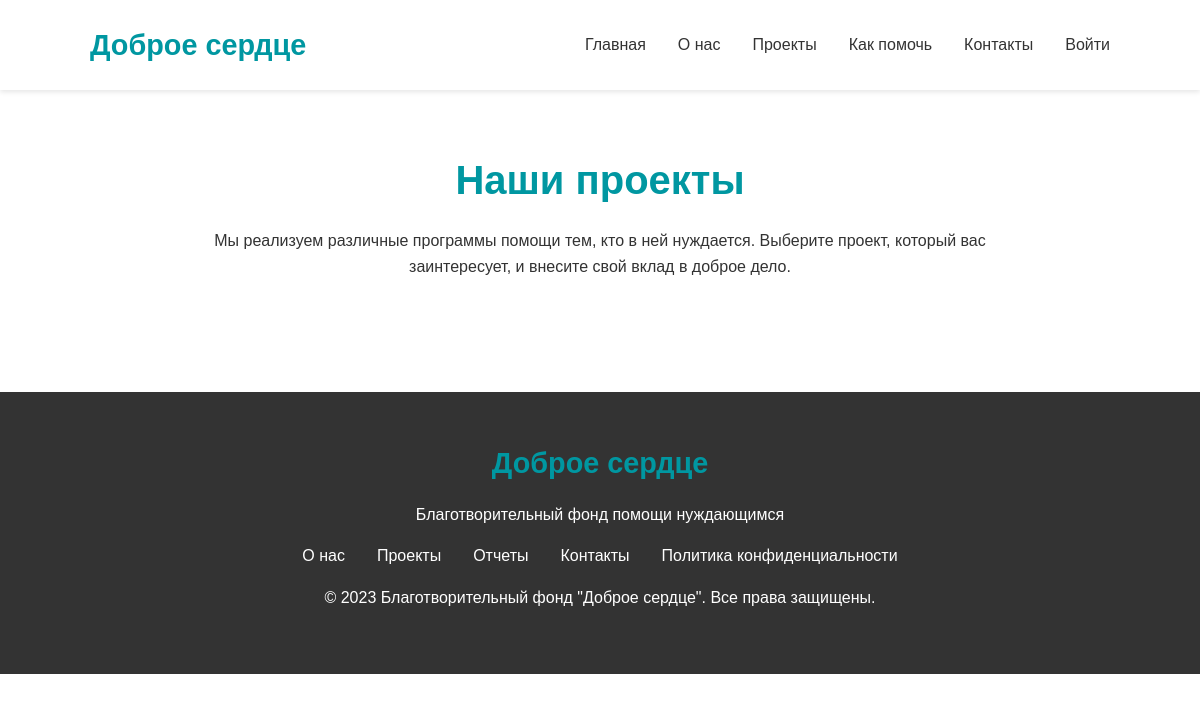
Before: /projects.php with the older database file.
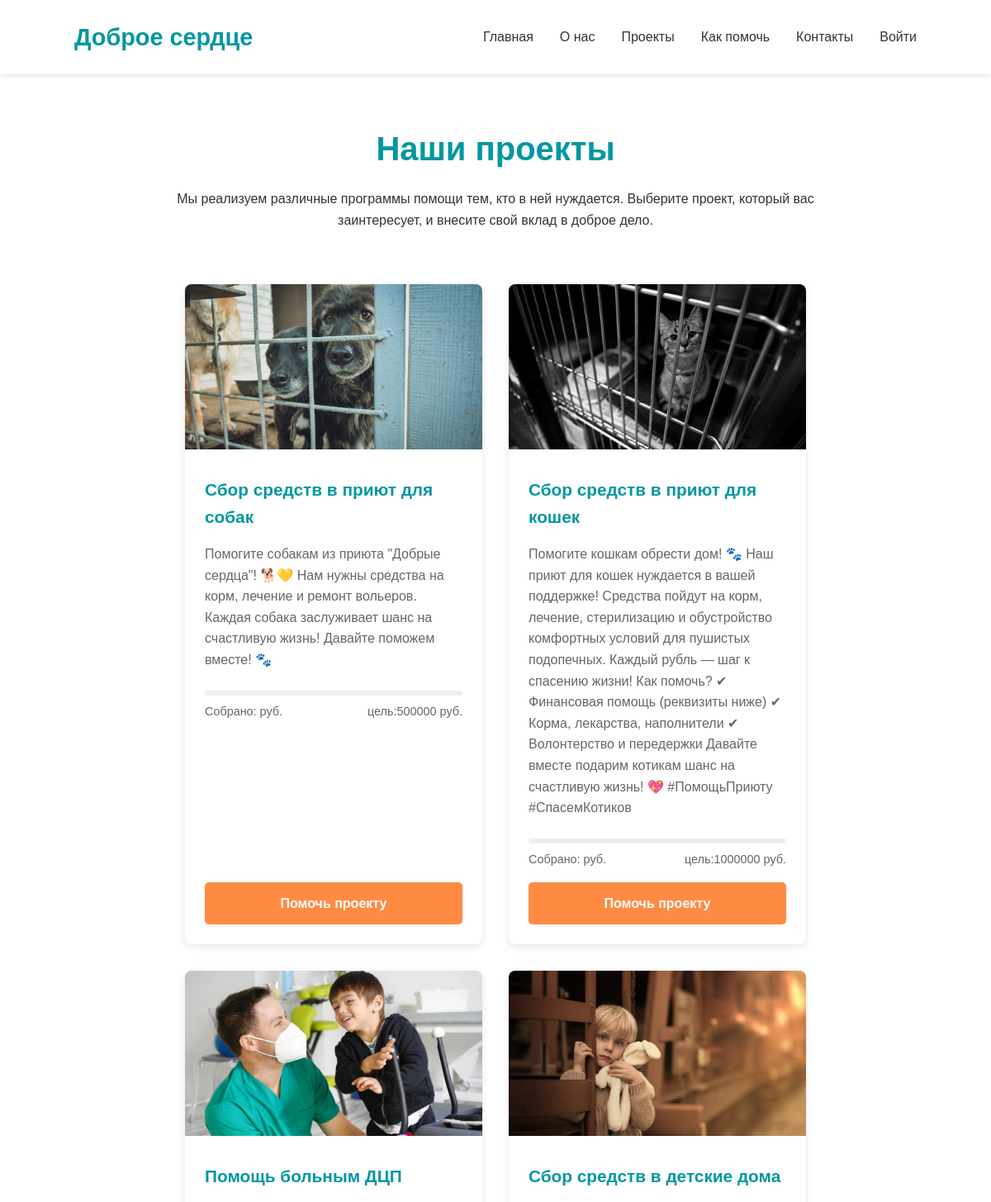
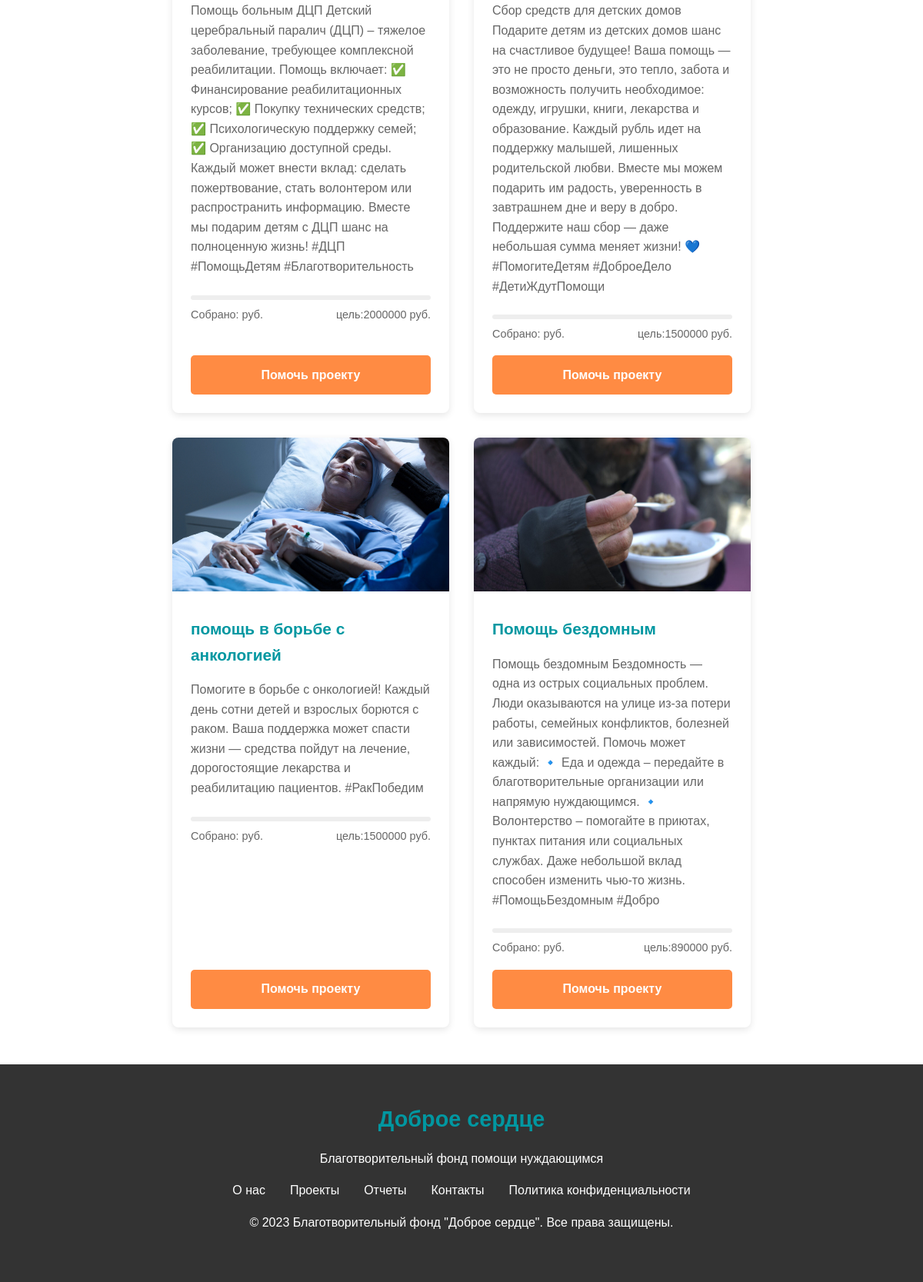
After: the same page with the newer database file (2 pictures, top to bottom).
### tables this page shows
CREATE TABLE `project` (
  `id` int NOT NULL,
  `tittle` varchar(32) NOT NULL,
  `target_amount` int NOT NULL,
  `target_current` int DEFAULT NULL,
  `purpose_of_donation` varchar(512) NOT NULL,
  `img_path` varchar(64) NOT NULL
);

### public/projects.php (the view, shortened to what this page needs)
<?php include "db.php";
function calculateProgressPercent($current, $target) {
    $percent = ($current / $target) * 100;
    return min(round($percent, 1), 100);
}
?>
<!DOCTYPE html>
<html lang="ru">
<head>
    <link rel="stylesheet" href="https://cdnjs.cloudflare.com/ajax/libs/font-awesome/6.0.0-beta3/css/all.min.css">
</head>
<body>
<?php include "header.php"; ?>
    <main>
        <div class="container">
            <h1>Наши проекты</h1>
            <div class="projects-intro">
                <p>Мы реализуем различные программы помощи тем, кто в ней нуждается. Выберите проект, который вас заинтересует, и внесите свой вклад в доброе дело.</p>
            </div>
            <div class="projects-grid">
                <?php
                $stm=$connect->query('SELECT * FROM `project`');
                $projects=$stm->fetchAll();
                ?>
                <?php foreach ($projects as $project) {?>
                <div class="project-card">
                    <img src=".\images\Project\<?=$project['img_path']?>" alt="<?=$project['img_path']?>" class="project-img">
                    <div class="project-content">
                        <div class="wrapper">
                        <h3 class="project-title"><?=$project['tittle']?></h3>
                        <p class="project-description"><?=$project['purpose_of_donation']?></p>
                        <div class="project-progress">
                            <div class="progress-bar">
                                                            </div>
                            <div class="progress-info">
                                <span>Собрано:<?=$project['target_current']?> руб.</span>
                                <span>цель:<?=$project['target_amount']?> руб.</span>
                            </div>
                            </div>
                        </div>
                        <a href="donate.php?project=<?=$project['id']?>" class="btn">Помочь проекту</a>
                    </div>
                </div>
                <?php }?>
            </div>
        </div>
    </main>
    <?php include "footer.php" ?>
</body>
</html>

Changed rows visible on the page:
added project: img_path (picture), tittle "Сбор средств в приют для собак", purpose_of_donation "Помогите собакам из приюта \"Добрые сердца\"! 🐕💛 Нам нужны средства на корм, лечение и ремонт вольеров. Каждая собака заслуживает шанс на счастливую жизнь! Давайте поможем вместе! 🐾", target_amount "500000"
added project: img_path (picture), tittle "Сбор средств в приют для кошек", purpose_of_donation "Помогите кошкам обрести дом! 🐾 Наш приют для кошек нуждается в вашей поддержке! Средства пойдут на корм, лечение, стерилизацию и обустройство комфортных условий для пушистых подопечных. Каждый рубль — шаг к спасению жизни! Как помочь? ✔ Финансовая помощь (реквизиты ниже) ✔ Корма, лекарства, наполнители ✔ Волонтерство и передержки Давайте вместе подарим котикам шанс на счастливую жизнь! 💖 #ПомощьПриюту #СпасемКотиков", target_amount "1000000"
added project: img_path (picture), tittle "Помощь больным ДЦП", purpose_of_donation "Помощь больным ДЦП Детский церебральный паралич (ДЦП) – тяжелое заболевание, требующее комплексной реабилитации. Помощь включает: ✅ Финансирование реабилитационных курсов; ✅ Покупку технических средств; ✅ Психологическую поддержку семей; ✅ Организацию доступной среды. Каждый может внести вклад: сделать пожертвование, стать волонтером или распространить информацию. Вместе мы подарим детям с ДЦП шанс на полноценную жизнь! #ДЦП #ПомощьДетям #Благотворительность", target_amount "2000000"
added project: img_path (picture), tittle "Сбор средств в детские дома", purpose_of_donation "Сбор средств для детских домов Подарите детям из детских домов шанс на счастливое будущее! Ваша помощь — это не просто деньги, это тепло, забота и возможность получить необходимое: одежду, игрушки, книги, лекарства и образование. Каждый рубль идет на поддержку малышей, лишенных родительской любви. Вместе мы можем подарить им радость, уверенность в завтрашнем дне и веру в добро. Поддержите наш сбор — даже небольшая сумма меняет жизни! 💙 #ПомогитеДетям #ДоброеДело #ДетиЖдутПомощи", target_amount "1500000"
added project: img_path (picture), tittle "помощь в борьбе с анкологией", purpose_of_donation "Помогите в борьбе с онкологией! Каждый день сотни детей и взрослых борются с раком. Ваша поддержка может спасти жизни — средства пойдут на лечение, дорогостоящие лекарства и реабилитацию пациентов. #РакПобедим", target_amount "1500000"
added project: img_path (picture), tittle "Помощь бездомным", purpose_of_donation "Помощь бездомным Бездомность — одна из острых социальных проблем. Люди оказываются на улице из-за потери работы, семейных конфликтов, болезней или зависимостей. Помочь может каждый: 🔹 Еда и одежда – передайте в благотворительные организации или напрямую нуждающимся. 🔹 Волонтерство – помогайте в приютах, пунктах питания или социальных службах. Даже небольшой вклад способен изменить чью-то жизнь. #ПомощьБездомным #Добро", target_amount "890000"
